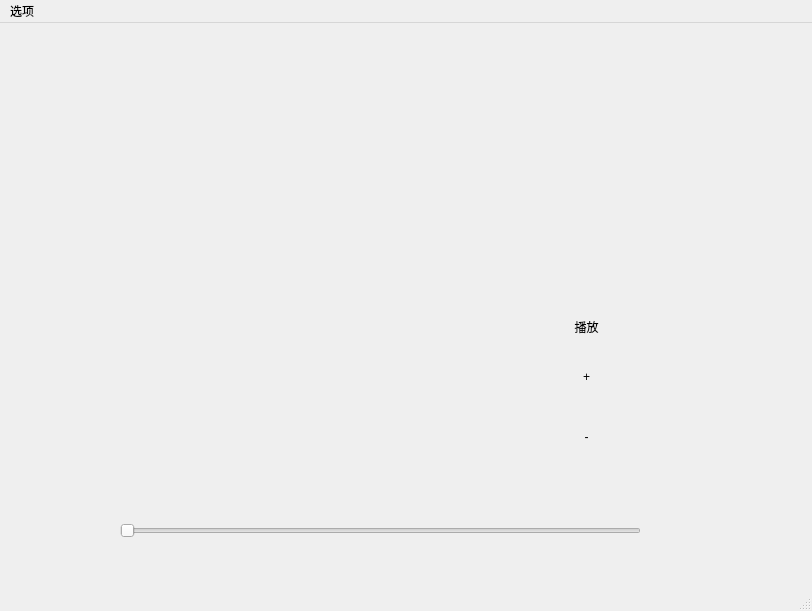
<?xml version="1.0" encoding="UTF-8"?>
<ui version="4.0">
 <class>MainWindow</class>
 <widget class="QMainWindow" name="MainWindow">
  <property name="geometry">
   <rect>
    <x>0</x>
    <y>0</y>
    <width>812</width>
    <height>611</height>
   </rect>
  </property>
  <property name="windowTitle">
   <string>MainWindow</string>
  </property>
  <widget class="QWidget" name="centralwidget">
   <widget class="QPushButton" name="pushButton">
    <property name="geometry">
     <rect>
      <x>540</x>
      <y>290</y>
      <width>93</width>
      <height>28</height>
     </rect>
    </property>
    <property name="styleSheet">
     <string notr="true">border:0
</string>
    </property>
    <property name="text">
     <string>播放</string>
    </property>
   </widget>
   <widget class="QPushButton" name="pushButton_2">
    <property name="geometry">
     <rect>
      <x>540</x>
      <y>340</y>
      <width>93</width>
      <height>28</height>
     </rect>
    </property>
    <property name="styleSheet">
     <string notr="true">border:0</string>
    </property>
    <property name="text">
     <string>+</string>
    </property>
   </widget>
   <widget class="QPushButton" name="pushButton_3">
    <property name="geometry">
     <rect>
      <x>540</x>
      <y>400</y>
      <width>93</width>
      <height>28</height>
     </rect>
    </property>
    <property name="styleSheet">
     <string notr="true">border:0</string>
    </property>
    <property name="text">
     <string>-</string>
    </property>
   </widget>
   <widget class="QSlider" name="horizontalSlider">
    <property name="geometry">
     <rect>
      <x>120</x>
      <y>500</y>
      <width>521</width>
      <height>16</height>
     </rect>
    </property>
    <property name="maximum">
     <number>99</number>
    </property>
    <property name="orientation">
     <enum>Qt::Horizontal</enum>
    </property>
    <property name="tickInterval">
     <number>50</number>
    </property>
   </widget>
  </widget>
  <widget class="QMenuBar" name="menubar">
   <property name="geometry">
    <rect>
     <x>0</x>
     <y>0</y>
     <width>812</width>
     <height>26</height>
    </rect>
   </property>
   <widget class="QMenu" name="menu">
    <property name="title">
     <string>选项</string>
    </property>
    <addaction name="actionsetting"/>
   </widget>
   <addaction name="menu"/>
  </widget>
  <widget class="QStatusBar" name="statusbar"/>
  <action name="actionsetting">
   <property name="text">
    <string>设置</string>
   </property>
  </action>
 </widget>
 <resources/>
 <connections/>
 <slots>
  <slot>changeProcess()</slot>
 </slots>
</ui>
